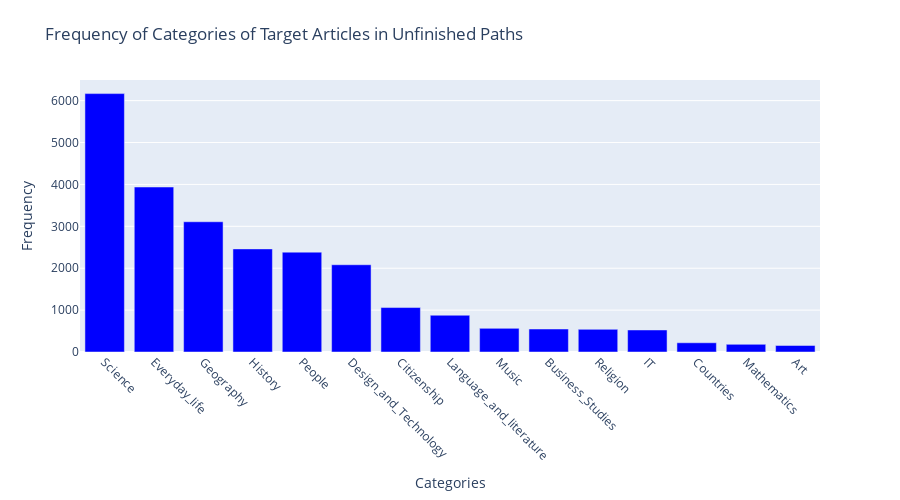

The notebook cell this image was saved under:
### Markdown cell above
@daniele

### Code cell
# Merging categories with unfinished paths.
unfinished_paths_with_categories = pd.merge(unfinished_paths, categories, left_on = 'target', right_on= 'article', how = 'left')

# Count the occurrences of each category
category_counts = unfinished_paths_with_categories['depth_1'].value_counts()

fig = go.Figure(go.Bar(
    x=category_counts.index,
    y=category_counts.values,
    marker=dict(color='blue')  # Adjust colors if needed
))

# Update layout
fig.update_layout(
    title='Frequency of Categories of Target Articles in Unfinished Paths',
    xaxis=dict(title='Categories', tickangle=45),  # Rotate x-axis labels for better readability
    yaxis=dict(title='Frequency'),
    height=500,  # Adjust the height of the plot as needed
    margin=dict(l=80, r=80, t=80, b=80),  # Adjust margins for better appearance
)

fig.show()

### Figure 1 — Plotly figure (JSON) as saved in the notebook; plotly's stock layout.template omitted (floating-point values rounded to 4 significant figures)
{"data": [{"marker": {"color": "blue"}, "type": "bar", "x": ["Science", "Everyday_life", "Geography", "History", "People", "Design_and_Technology", "Citizenship", "Language_and_literature", "Music", "Business_Studies", "Religion", "IT", "Countries", "Mathematics", "Art"], "y": [6168, 3938, 3109, 2461, 2384, 2083, 1061, 878, 564, 549, 541, 526, 220, 183, 156]}], "layout": {"height": 500, "margin": {"b": 80, "l": 80, "r": 80, "t": 80}, "title": {"text": "Frequency of Categories of Target Articles in Unfinished Paths"}, "xaxis": {"tickangle": 45, "title": {"text": "Categories"}}, "yaxis": {"title": {"text": "Frequency"}}}}
